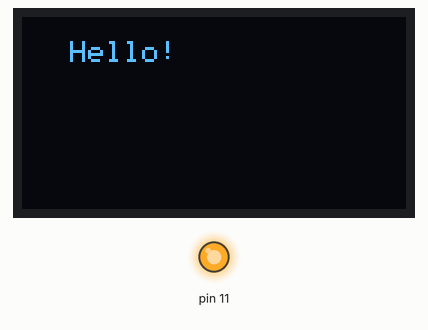
A sketch run on a simulated Arduino Uno, built with avr-gcc and run on an emulated ATmega328P. On the bench: 128×64 one-colour display, output pins drawn as LEDs (lit = HIGH). Wiring (inferred from the names in the program): I2C bus: SDA pin 8; SCL pin 10; SSD1306 OLED at I2C address 0x3C. Pins used as bus, display or sensor lines are not drawn.

Above: at 0.1 s.
At 2.6 s:
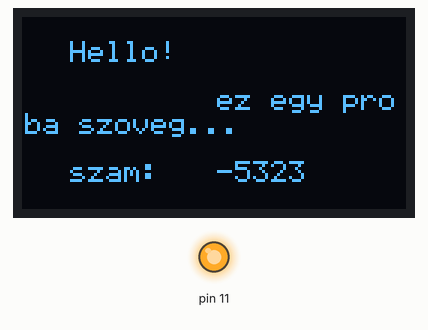
At 5.2 s:
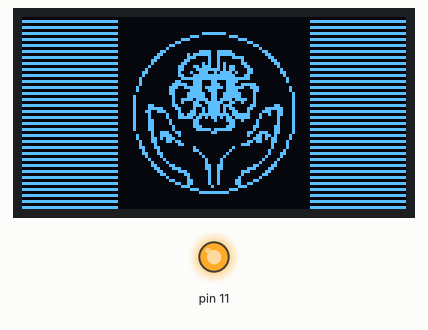
At 9.2 s:
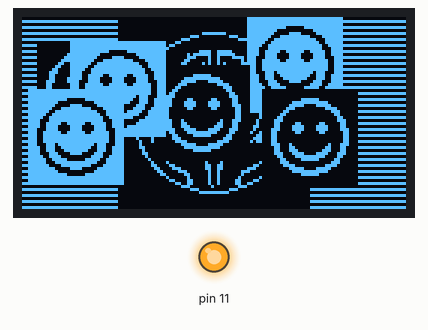
At 25.9 s:
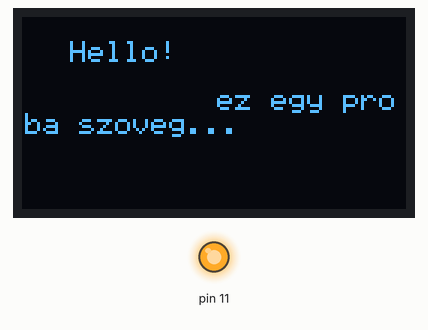
At 35.3 s:
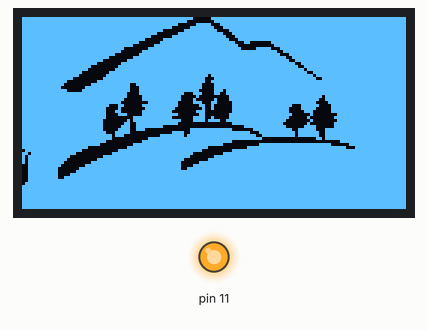

The sketch:

sztehlo-video-demo.ino
```cpp
#include <avr/pgmspace.h>
#include "sztehlo-video.h"
#include "bitmaps.h"

void resetVideo() {
  pinMode(11, OUTPUT);
  digitalWrite(11, LOW);
  delay(10);
  digitalWrite(11, HIGH);
  delay(50);
}


void setup() {
  // reset-eljük a videót, erre a gameboy-nál nem lesz lehetőség.
  // de ha Arduino-t használunk, akkor van hozzá elég kimenetünk és fontos is.
  resetVideo();

  videoInit();
}


void szovegKiiras() {
  videoPrintText(15, 1, "Hello!");
  delay(1000);
  videoPrintText(64, 3, "ez egy proba szoveg...");
  delay(1500);
  videoPrintText(15, 6, "szam:");
  videoPrintNumber(64, 6, -5323);
}

void bitmapRajzolas() {
  videoDrawBitmap(32, 0, 64, 8, bitmap_sztehlo_logo);
  delay(1500);
  videoDrawBitmap(5, 1, 32, 4, bitmap_smiley_black_bg);
  delay(500);
  videoDrawBitmap(75, 0, 32, 4, bitmap_smiley_white_bg);
  delay(500);
  videoDrawBitmap(44, 2, 32, 4, bitmap_smiley_black_bg);
  delay(500);
  videoDrawBitmap(16, 1, 32, 4, bitmap_smiley_white_bg);
  delay(500);
  videoDrawBitmap(80, 3, 32, 4, bitmap_smiley_black_bg);
  delay(500);
  videoDrawBitmap(2, 3, 32, 4, bitmap_smiley_white_bg);
}

uint8_t kepkockaPixel(uint8_t x, uint8_t y, int16_t csigaOffsetX) {
  uint8_t color = videoPixelColor(x, y, bitmap_mountain, 12, 0, 99, 56, WHITE_PIXEL);
  color &= videoPixelColor(x, y, bitmap_csiga, csigaOffsetX, 42, 16, 16, WHITE_PIXEL);
  color &= videoPixelColor(x, y, bitmap_csiga_vissza, 120 - csigaOffsetX, 48, 16, 16, WHITE_PIXEL);
  return color;
}

void kepkockaRajzolas(int16_t csigaOffsetX) {
  for(uint8_t page=0; page<8; page++) {
    if((page+1) * 8 < 42) continue; // csak azok a "page-ek" lesznek frissítve, ahol a csigák mozognak
    videoStartPixels(page);
    for(uint8_t x=0; x<128; x++) {
      uint8_t byteToDraw = BLACK_SCREEN_BYTE;
      for(uint8_t b=0; b<8; b++) {
        byteToDraw |= kepkockaPixel(x, page*8 + b, csigaOffsetX) << b;
      }
      videoSendByte(byteToDraw);
    }
    videoEndPixels();
  }
}

void animacioRajzolas() {
  videoFillScreen(WHITE_SCREEN_BYTE);
  videoDrawBitmap(12, 0, 99, 7, bitmap_mountain); // háttér egyszer kirajzolva

  for(int16_t csigaOffsetX = -16; csigaOffsetX < 128; csigaOffsetX++) {
    kepkockaRajzolas(csigaOffsetX);
  }
}

void loop() {

  videoFillScreen(BLACK_SCREEN_BYTE);
  szovegKiiras();
  delay(1500);

  videoFillScreen(0b10101010);
  delay(1000);

  bitmapRajzolas();
  delay(1000);

  animacioRajzolas();
}
```

sztehlo-video.h
```cpp
#ifndef __SZTEHLO_GAMEBOY_VIDEO__
#define __SZTEHLO_GAMEBOY_VIDEO__

/*

     Video driver a Sztehlo Gameboy-hoz
 Ha Arduino Uno-val használjuk, akkor a következő bekötést végezzük el:


*/

#include "fonts.h"

#define DIGITAL_WRITE_HIGH(PORT) PORTB |= (1 << PORT)
#define DIGITAL_WRITE_LOW(PORT) PORTB &= ~(1 << PORT)

#define BLACK_PIXEL 0x00
#define WHITE_PIXEL 0x01
#define BLACK_SCREEN_BYTE 0x00
#define WHITE_SCREEN_BYTE 0xff

// Defines for OLED output
#define SSD1306_SCL   PORTB2  // SCL, az Arduino Uno-n ez a 10-es digital pin
#define SSD1306_SDA   PORTB0  // SDA, az Arduino Uno-n ez a 8-as digital pin
#define SSD1306_SA    0x78  // Slave address (first 7 bits)

uint8_t is_video_inverted = 0;

void videoSendByte(uint8_t byte_){
  uint8_t i;
  for(i=0; i<8; i++)
  {
    if((byte_ << i) & 0x80)
      DIGITAL_WRITE_HIGH(SSD1306_SDA);
    else
      DIGITAL_WRITE_LOW(SSD1306_SDA);

    DIGITAL_WRITE_HIGH(SSD1306_SCL);
    DIGITAL_WRITE_LOW(SSD1306_SCL);
  }
  DIGITAL_WRITE_HIGH(SSD1306_SDA);
  DIGITAL_WRITE_HIGH(SSD1306_SCL);
  DIGITAL_WRITE_LOW(SSD1306_SCL);
}

void videoStartCommunication(){
  DIGITAL_WRITE_HIGH(SSD1306_SCL);  // Set to HIGH
  DIGITAL_WRITE_HIGH(SSD1306_SDA);  // Set to HIGH
  DIGITAL_WRITE_LOW(SSD1306_SDA);   // Set to LOW
  DIGITAL_WRITE_LOW(SSD1306_SCL);   // Set to LOW
}

void videoEndCommunication(){
  DIGITAL_WRITE_LOW(SSD1306_SCL);   // Set to LOW
  DIGITAL_WRITE_LOW(SSD1306_SDA);   // Set to LOW
  DIGITAL_WRITE_HIGH(SSD1306_SCL);  // Set to HIGH
  DIGITAL_WRITE_HIGH(SSD1306_SDA);  // Set to HIGH
}


void videoSendCommand(uint8_t command_){
  videoStartCommunication();
  videoSendByte(SSD1306_SA);  // Slave address, SA0=0
  videoSendByte(0x00);  // write command
  videoSendByte(command_);
  videoEndCommunication();
}

void videoInit(){
  DDRB |= (1 << SSD1306_SDA); // Set port as output
  DDRB |= (1 << SSD1306_SCL); // Set port as output

  videoSendCommand(0xAE); // display off (sleep mode = on)


  videoSendCommand(0xA1); // -- set segment re-map 0 to 127 (horizontal flip)
  videoSendCommand(0xC8); // Set COM Output Scan Direction

  videoSendCommand(0xA8); // Set Multiplex Ratio
  videoSendCommand(0x3F); // Multiplex Ratio for 128x64 (64-1)

  videoSendCommand(0xD3); // --Set vertical shift by COM from 0d~63d
  videoSendCommand(0x00); // no shift

  videoSendCommand(0xD5); // set display clock divide ratio/oscillator frequency
  videoSendCommand(0x80); //    default divide ratio and oscillatorfrequrncy

  videoSendCommand(0x81); // --set contrast control register
  videoSendCommand(0xAF); //   contrast value (reset: 7f)

  videoSendCommand(0xD9); // --set pre-charge period
  videoSendCommand(0xF1); // Set Pre-Charge Period (0x22 External (default), 0xF1 Internal)

  videoSendCommand(0xDA); // --set com pins hardware configuration
  videoSendCommand(0x12); // default com pin HW config

  videoSendCommand(0xDB); // --set vcomh deselect level
  videoSendCommand(0x20); // default, 0.77xVcc

  videoSendCommand(0x20); //Set Memory Addressing Mode
  videoSendCommand(0x02); // page addressing mode (default)

  videoSendCommand(0x40); // Set display start line

  videoSendCommand(0x00); // Set Lower Column Start Address (default)
  videoSendCommand(0x10); // Set Higher Column Start Address (default)

  videoSendCommand(0xA4); // resume RAM content display
  videoSendCommand(0xA6); // normal mode (not inverse)

  videoSendCommand(0x8D); // Charge pump settings
  videoSendCommand(0x14); // enable charge pump

  videoSendCommand(0xAF); // turn on oled panel
  }


void videoSetPosition(uint8_t x, uint8_t y)
{
  if (y>7) return;
  videoStartCommunication();
  videoSendByte(SSD1306_SA);  //Slave address,SA0=0
  videoSendByte(0x00);  //write command

  videoSendByte(0xb0 + y);  // b0 .. b7 : page
  videoSendByte(((x & 0xf0) >> 4)|0x10); // |0x10
  videoSendByte(x & 0x0f); // |0x01


  videoEndCommunication();
}


void videoStartPixels(uint8_t xPixel, uint8_t yPage){
  videoSetPosition(xPixel, yPage);
  videoStartCommunication();
  videoSendByte(SSD1306_SA);
  videoSendByte(0x40);  //write data
}


inline void videoStartPixels(uint8_t yPage){
  videoStartPixels(0, yPage);
}


inline void videoEndPixels() {
  videoEndCommunication();
}

// az egész képernyő memóra feltöltése adott bájttal
void videoFillScreen(uint8_t fillData){
  for(uint8_t p=0; p<8; p++)
  {
    videoStartPixels(p);
    for(uint8_t col=0; col<128; col++)
    {
      videoSendByte(fillData);
    }
    videoEndPixels();
  }
}

// egy adott (widthPixel, heightPage) méretű téglalap kitöltése egy adott bájttal
void videoFillRect(uint8_t xPixel, uint8_t yPage, uint8_t widthPixel, uint8_t heightPage, uint8_t fillData) {
  for (uint8_t i=0; i<heightPage; i++) {
    videoStartPixels(xPixel, i+yPage);
    for (uint8_t j=0; j<widthPixel; j++) {
      videoSendByte(fillData);
    }
    videoEndPixels();
  }
}

// egy adott (widthPixel, heightPage) méretű bitmap rajzolása adott (xPixel, yPage) pozícióba
void videoDrawBitmap(uint8_t xPixel, uint8_t yPage, uint8_t widthPixel, uint8_t heightPage, const uint8_t bitmap[]) {
  for (uint8_t i=0; i<heightPage; i++) {
    videoStartPixels(xPixel, i+yPage);
    for (uint8_t j=0; j<widthPixel; j++) {
      videoSendByte(pgm_read_byte(&bitmap[i*widthPixel+j]));
    }
    videoEndPixels();
  }
}

// egy szöveg kiírása adott (xPixel, yPage) pozícióba
void videoPrintText(uint8_t xPixel, uint8_t yPage, const char text[]){
  uint8_t c,i,j=0;
  while(text[j] != '\0')
  {
    c = text[j] - 32;
    if(xPixel>122)
    {
      xPixel=0;
      yPage++;
    }
    videoStartPixels(xPixel, yPage);
    videoSendByte(0x00);
    for(i=0;i<5;i++)
    {
      videoSendByte(pgm_read_byte(&video_font5x8[c*5+i]));
    }
    videoEndPixels();
    xPixel += 6;
    j++;
  }
}

// egy szám kiírása adott (xPixel, yPage) pozícióba
void videoPrintNumber(int xPixel, int yPage, int value) {
    char temp[10] = {0,0,0,0,0,0,0,0,0,0};
    itoa(value, temp, 10);
    videoPrintText(xPixel, yPage, temp);
}

// ez a függvény visszatér egy adott (x,y) koordináta szinével, ha az adott
// méretű (width, height) bitmap a képernyő adott (offsetX, offsetY) koordinátáján
// lenne megjelenítve. Ha a koordináta kívül esik a bitmap-en, akkor defaultColor-ral
// tér vissza
uint8_t videoPixelColor(uint8_t x, uint8_t y, const uint8_t bitmap[], int16_t offsetX, int8_t offsetY, uint8_t width, uint8_t height, uint8_t defaultColor) {
  if(x < offsetX || y < offsetY || x >= offsetX + width || y >= offsetY + height) {
    return defaultColor;
  }
  uint16_t bitmapPage = (y - offsetY) / 8;
  return (pgm_read_byte(&bitmap[bitmapPage * width + (x - offsetX)]) >> ((y - offsetY) % 8)) & 0x01;
}


uint8_t videoInvert() {
  is_video_inverted = !is_video_inverted;
  videoSendCommand(is_video_inverted ? 0xA7 : 0xA6);
}


void videoPrintBits(uint8_t x, uint8_t page, uint8_t number) {
  for (int i = 7; i >= 0; i--) {
    int bit = (number >> i) & 0b00000001;
    videoPrintNumber(x, page, bit);
    x += 6;
  }
}


#endif // __SZTEHLO_GAMEBOY_VIDEO__
```

Source omitted: bitmaps.h (data table, 9820 bytes), fonts.h (data table, 3473 bytes)

Measured:
- what the display in image 0 shows lasts 1.0 s, from 0.1 s to 1.1 s
- what the display in image 1 shows lasts 1.5 s, from 2.6 s to 4.1 s
